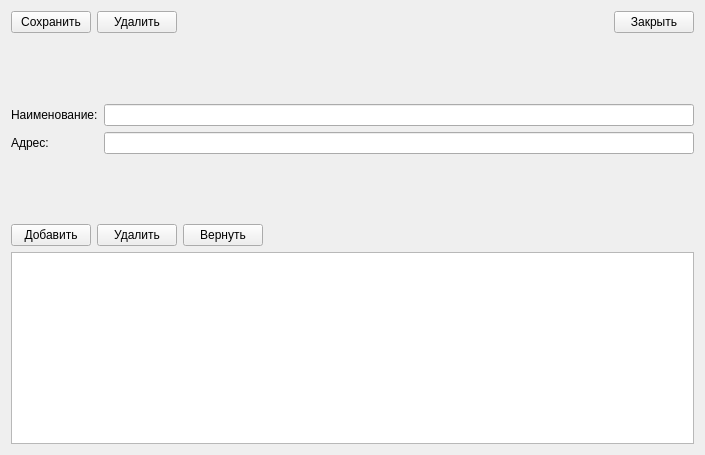
<?xml version="1.0" encoding="UTF-8"?>
<ui version="4.0">
 <class>Form</class>
 <widget class="QWidget" name="Form">
  <property name="geometry">
   <rect>
    <x>0</x>
    <y>0</y>
    <width>705</width>
    <height>455</height>
   </rect>
  </property>
  <property name="windowTitle">
   <string>Form</string>
  </property>
  <layout class="QVBoxLayout" name="verticalLayout">
   <item>
    <layout class="QHBoxLayout" name="horizontalLayout_4">
     <item>
      <widget class="QPushButton" name="save_btn">
       <property name="text">
        <string>Сохранить</string>
       </property>
      </widget>
     </item>
     <item>
      <widget class="QPushButton" name="delete_btn">
       <property name="text">
        <string>Удалить</string>
       </property>
      </widget>
     </item>
     <item>
      <spacer name="horizontalSpacer_4">
       <property name="orientation">
        <enum>Qt::Orientation::Horizontal</enum>
       </property>
       <property name="sizeHint" stdset="0">
        <size>
         <width>40</width>
         <height>20</height>
        </size>
       </property>
      </spacer>
     </item>
     <item>
      <widget class="QPushButton" name="close_btn">
       <property name="text">
        <string>Закрыть</string>
       </property>
      </widget>
     </item>
    </layout>
   </item>
   <item>
    <spacer name="verticalSpacer_2">
     <property name="orientation">
      <enum>Qt::Orientation::Vertical</enum>
     </property>
     <property name="sizeHint" stdset="0">
      <size>
       <width>20</width>
       <height>40</height>
      </size>
     </property>
    </spacer>
   </item>
   <item>
    <layout class="QFormLayout" name="formLayout">
     <property name="fieldGrowthPolicy">
      <enum>QFormLayout::FieldGrowthPolicy::ExpandingFieldsGrow</enum>
     </property>
     <item row="0" column="0">
      <widget class="QLabel" name="label">
       <property name="text">
        <string>Наименование:</string>
       </property>
      </widget>
     </item>
     <item row="0" column="1">
      <widget class="QLineEdit" name="name_edit"/>
     </item>
     <item row="1" column="0">
      <widget class="QLabel" name="label_2">
       <property name="text">
        <string>Адрес:</string>
       </property>
      </widget>
     </item>
     <item row="1" column="1">
      <widget class="QLineEdit" name="address_edit"/>
     </item>
    </layout>
   </item>
   <item>
    <spacer name="verticalSpacer">
     <property name="orientation">
      <enum>Qt::Orientation::Vertical</enum>
     </property>
     <property name="sizeHint" stdset="0">
      <size>
       <width>20</width>
       <height>40</height>
      </size>
     </property>
    </spacer>
   </item>
   <item>
    <layout class="QHBoxLayout" name="horizontalLayout_2">
     <item>
      <widget class="QPushButton" name="add_btn">
       <property name="text">
        <string>Добавить</string>
       </property>
      </widget>
     </item>
     <item>
      <widget class="QPushButton" name="remove_btn">
       <property name="text">
        <string>Удалить</string>
       </property>
       <property name="checkable">
        <bool>false</bool>
       </property>
       <property name="flat">
        <bool>false</bool>
       </property>
      </widget>
     </item>
     <item>
      <widget class="QPushButton" name="cancel_btn">
       <property name="text">
        <string>Вернуть</string>
       </property>
       <property name="checkable">
        <bool>false</bool>
       </property>
       <property name="flat">
        <bool>false</bool>
       </property>
      </widget>
     </item>
     <item>
      <spacer name="horizontalSpacer">
       <property name="orientation">
        <enum>Qt::Orientation::Horizontal</enum>
       </property>
       <property name="sizeHint" stdset="0">
        <size>
         <width>40</width>
         <height>20</height>
        </size>
       </property>
      </spacer>
     </item>
    </layout>
   </item>
   <item>
    <widget class="QTableView" name="tableView">
     <property name="sizePolicy">
      <sizepolicy hsizetype="Expanding" vsizetype="Expanding">
       <horstretch>0</horstretch>
       <verstretch>0</verstretch>
      </sizepolicy>
     </property>
    </widget>
   </item>
  </layout>
 </widget>
 <resources/>
 <connections/>
</ui>
